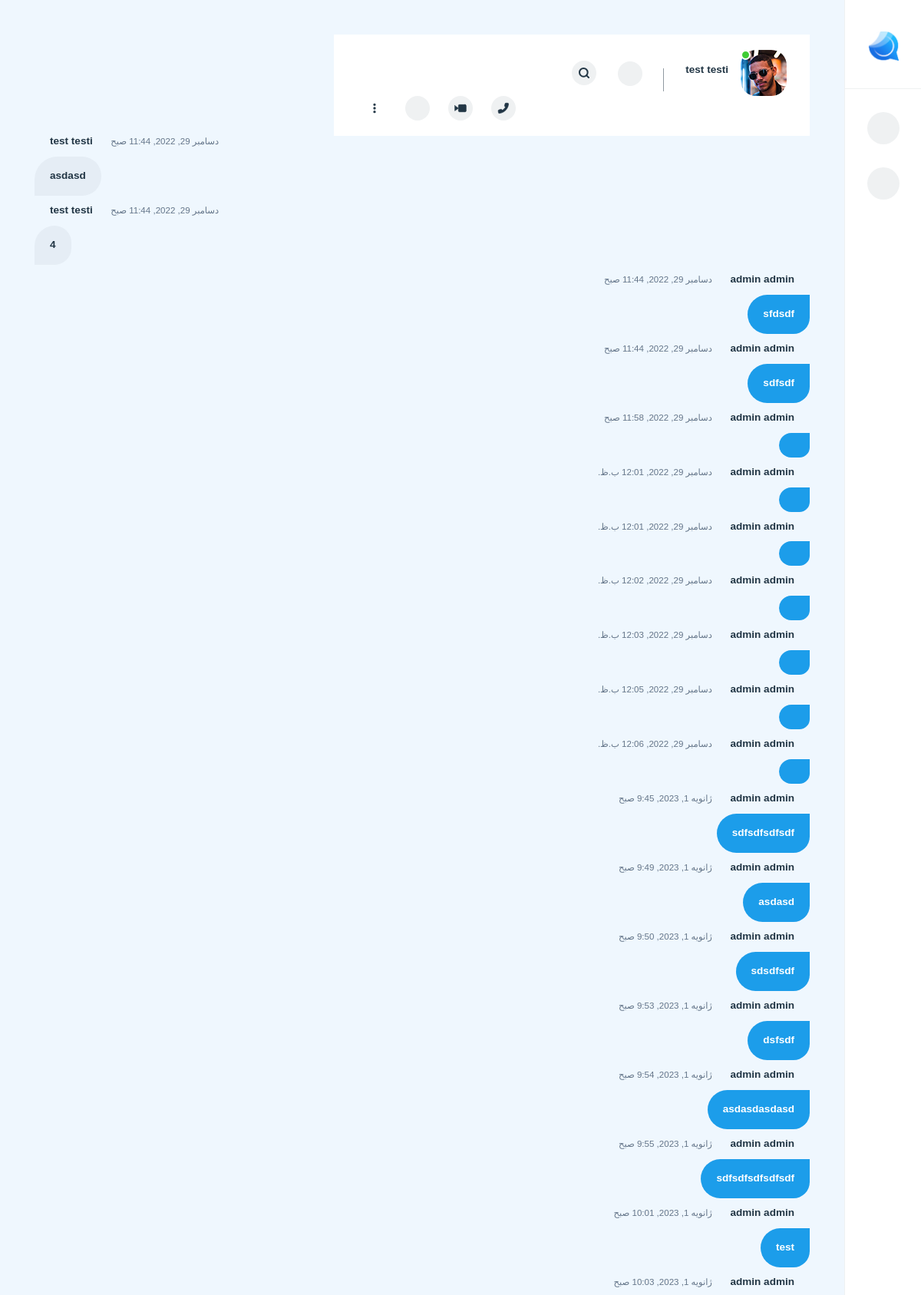
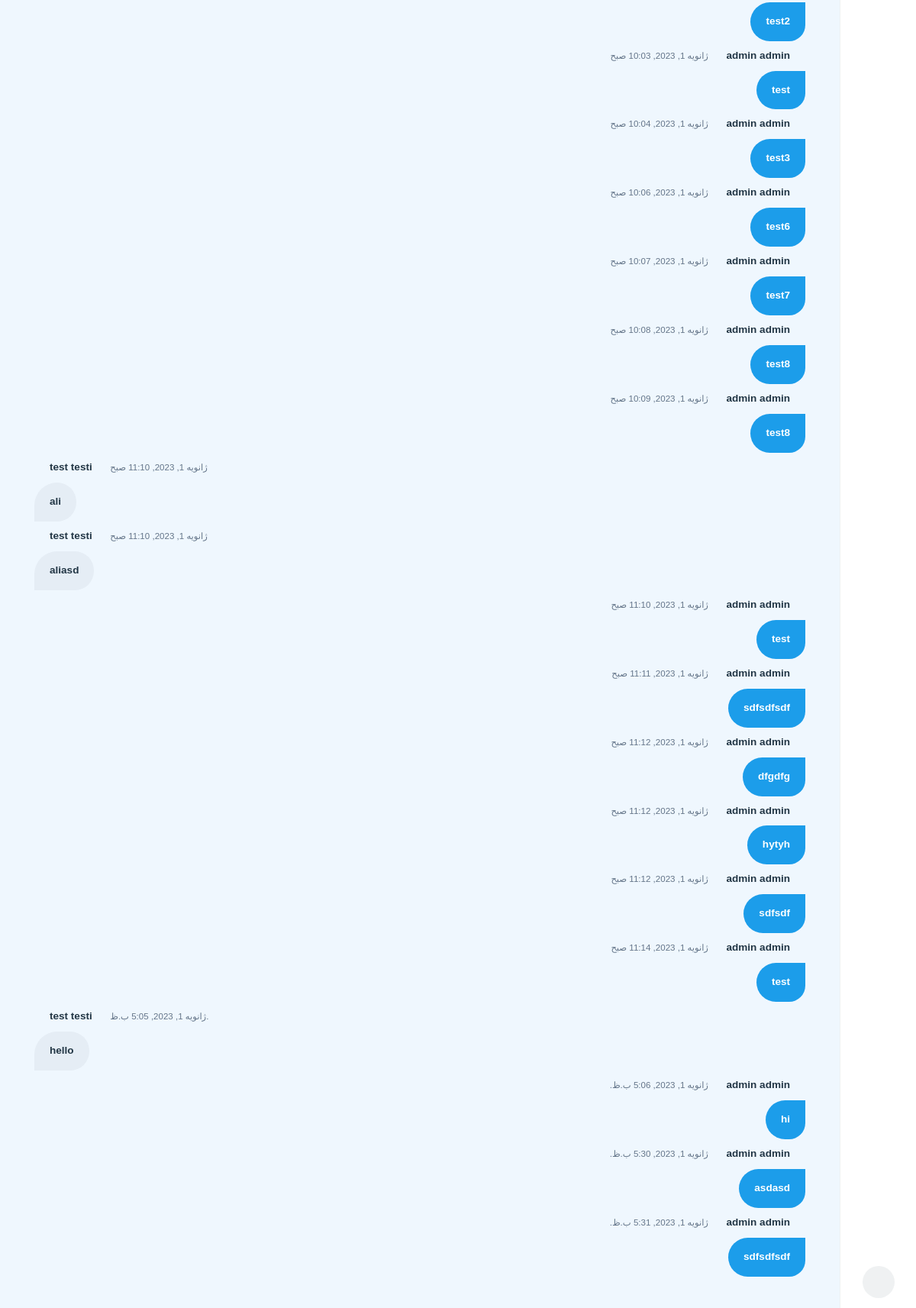
Screenshot of /chat/pv/1/ (signed in, upper part) with the database file from the repository (2 pictures, top to bottom).
### main/models.py (models this page shows)
class PVMessage(models.Model):
    created = models.DateTimeField(default = timezone.now)
    pv = models.ForeignKey(PV, on_delete=models.CASCADE, related_name='messages')
    user = models.ForeignKey(account.UserProfile, related_name='userpvmessages',on_delete=models.CASCADE)
    text = models.TextField(blank=True, null=True)
    media = models.FileField(blank=True, null=True, upload_to="pv/messages/")
    is_deleted = models.BooleanField(default=False)

### account/models.py (models this page shows, shortened)
class UserProfile(AbstractBaseUser, PermissionsMixin):
    username =  models.CharField(max_length = 12, unique = True)
    first_name = models.CharField(max_length = 50, blank = True, null = True)
    last_name = models.CharField(max_length = 50, blank = True, null = True)
    email = models.EmailField(blank = True, null = True)
    date_joined = models.DateTimeField(default = timezone.now)
    image = models.ImageField(blank=True, null=True, upload_to="accounts/images/")
    userid = models.CharField(blank=True, null=True, max_length=50, unique=True)
    username_public = models.BooleanField(default=False)
    email_public = models.BooleanField(default=False)
    image_public = models.BooleanField(default=True)
    rcode = models.CharField(blank=True, null=True, max_length=5)
    is_active = models.BooleanField(default = True, verbose_name = "فعال")
    is_staff = models.BooleanField( default = False)
    register_complete = models.BooleanField(default=False)
    objects = UserProfileManager()
    USERNAME_FIELD = 'username'
    REQUIRED_FIELDS = ['first_name', 'last_name', 'email']
    def get_full_name(self):
        return '{} {}'.format(self.first_name, self.last_name)

### chat/views.py (the view)
# urls.py: path('pv/<int:pv_id>/', views.pv_view, name="pv"),
def pv_view(request, pv_id):
    pv = main.PV.objects.filter(id=pv_id)
    if pv:
        pv = pv[0]
        if not(request.user == pv.user1 or request.user == pv.user2):
            return render(request, 'error.html')
        if request.user == pv.user1:
            contact = pv.user2.get_full_name()
        else:
            contact = pv.user1.get_full_name()
        context = {
            'pv': pv,
            'contact': contact
        }
        return render(request, 'pv.html', context)

### templates/pv.html (shortened to what this page needs)
<!DOCTYPE html>
{% load static %}
{% load jalali_tags %}
<html lang="fa">
<head>
  <link rel="stylesheet" type="text/css" href="{% static 'assets/css/date-picker.css' %}">
  <link rel="stylesheet" type="text/css" href="{% static 'assets/css/magnific-popup.css' %}">
  <link rel="stylesheet" type="text/css" href="{% static 'assets/css/style.css' %}" media="screen" id="color">
  <link rel="stylesheet" type="text/css" href="{% static 'assets/css/tour.css' %}">
  <link rel="stylesheet" href="{% static 'assets/fonts/vazir/Farsi-Digits/Vazirmatn-FD-font-face.css' %}">
  <link rel="stylesheet" href="{% static 'assets/css/custom.css' %}">
  <link rel="stylesheet" href="{% static 'assets/css/jquery.md.bootstrap.datetimepicker.style.css' %}">
</head>
<body class="rtl sidebar-active">
  <div class="chitchat-container sidebar-toggle">
    <nav class="main-nav on custom-scroll">
      <div class="logo-warpper"><a href="messenger.html"><img src="assets/images/logo/logo.png" alt="logo" /></a></div>
      <div class="sidebar-main">
        <ul class="sidebar-top">
          <li><a class="icon-btn btn-light button-effect" href="/" data-tippy-content="خانه"><i
                class="fa fa-home"> </i></a></li>
          <li><a class="icon-btn btn-light button-effect" href="settings" data-tippy-content="تنظیمات"
              > <i class="fa fa-cog"></i></a></li>
        </ul>
        <ul class="sidebar-bottom">
          <li><a class="icon-btn btn-light button-effect mode" href="#" data-tippy-content="حالت شب"
              data-intro="تغییر حالت"><i class="fa fa-moon-o"></i></a></li>
          <li></li>
        </ul>
      </div>
    </nav>
   {% block content %}
    <div class="chitchat-main small-sidebar" id="content" style="width: 100%;">
      <div class="chat-content tabto active">
        <div class="messages custom-scroll active" id="chating">
          <div class="contact-details">
            <div class="row">
              <div class="col-7">
                <div class="media left">
                  <div class="media-left mr-3">
                    <div class="profile online menu-trigger"><img class="bg-img" src="assets/images/contact/2.jpg"
                        alt="Avatar" /></div>
                  </div>
                  <div class="media-body">
                    <h5>{{contact}}</h5>
                  </div>
                  <div class="media-right">
                    <ul>
                      <li><a class="icon-btn btn-light button-effect mute" href="#"><i class="fa fa-volume-up"></i></a>
                      </li>
                      <li><a class="icon-btn btn-light search search-right" href="#"><i data-feather="search"></i></a>
                      </li>
                    </ul>
                  </div>
                </div>
              </div>
              <div class="col">
                <ul class="calls text-right">
                  <li><a class="icon-btn btn-light button-effect" href="#" data-tippy-content="تماس صوتی سریع"
                      data-toggle="modal" data-target="#audiocall"><i data-feather="phone"></i></a></li>
                  <li><a class="icon-btn btn-light button-effect" href="#" data-tippy-content="تماس تصویری سریع"
                      data-toggle="modal" data-target="#videocall"><i data-feather="video"></i></a></li>
                  <li><a class="icon-btn btn-light button-effect apps-toggle" href="#"
                      data-tippy-content="تمام برنامه ها"><i class="ti-layout-grid2"></i></a></li>
                  <li class="chat-friend-toggle"><a class="icon-btn btn-light bg-transparent button-effect outside"
                      href="#" data-tippy-content="عملیات سریع"><i data-feather="more-vertical"></i></a>
                  </li>
                </ul>
              </div>
            </div>
          </div>
          <div class="contact-chat">
            <ul class="chatappend">
            {% for i in pv.messages.all %}
            {% if not i.is_deleted %}
              <li class="{% if i.user == user %}sent{% else %}replies{% endif %}" id="{{i.id}}">
                <div class="media">
                  <div class="media-body">
                    <div class="contact-name">
                      <h5>{{i.user.get_full_name}}</h5>
                      <h6>{{i.created|to_jalali:'%H:%M'}}</h6>
                      <ul class="msg-box">
                        <li class="msg-setting-main">
                          <h5>{{i.text}}</h5>
                        </li>
                      </ul>
                    </div>
                  </div>
                </div>
              </li>
              {% endif %}
              {% endfor %}
            </ul>
          </div>
        </div>
      </div>
    </div>
    {% endblock %}
  </div>
</body>
</html>

### messenger/static/assets/css/custom.css (style rules this page uses)
body, h1, h2, h3, h4, h5, h6, div, p, a, span, input::placeholder, textarea::placeholder, select, select option, button, input, optgroup, select, textarea, ul, li, ol, table, tbody, th, tr, td, label { font-family: Vazirmatn FD, sans-serif, Arial, Helvetica, tahoma !important; text-align: right; letter-spacing: normal; }
@media (max-width: 1366px) { .sidebar-active .chitchat-container .chitchat-main.small-sidebar { width: calc(100vw - 490px); } }
.sidebar-active .chitchat-container .chitchat-main.small-sidebar { width: calc(100vw - 490px); -webkit-transition: all 0.7s; transition: all 0.7s; }
@media (max-width: 1366px) { .sidebar-active .chitchat-container .chitchat-main { width: calc(100vw - 490px); } }
.sidebar-active .chitchat-container .chitchat-main { width: calc(100vw - 490px); -webkit-transition: all 0.7s; transition: all 0.7s; }
@media (max-width: 1366px) { .sidebar-active .sidebar-toggle .main-nav.on~.chitchat-main .contact-details { width: calc(100vw - 500px); } }
.sidebar-active .sidebar-toggle .main-nav.on~.chitchat-main .contact-details { width: calc(100vw - 500px); -webkit-transition: all 0.3s ease; transition: all 0.3s ease; }
@media (max-width: 1382px) { .chitchat-main .messages .contact-details { width: calc(100% - 400px); } }
@media (max-width: 1366px) { .sidebar-active .sidebar-toggle .main-nav.on~.chitchat-main.small-sidebar .contact-details { width: calc(100vw - 580px); } }
.replies .media .media-body .contact-name .msg-box li { justify-content: flex-end; }
.main-nav { z-index: 1; }
.chitchat-main .messages .contact-details .left.media .media-right .mute i:after { top: 10px; left: 0px; }

### templates/pv.html (style rules this page uses)
.replies .media .media-body .contact-name, .replies .media .media-body .contact-name h5, .replies .media .media-body .contact-name h6 { direction: ltr; text-align: left; }

### rows the page displays
PVMessage: user.get_full_name "test testi", created|to_jalali "دسامبر 29, 2022, 11:44 صبح", text "asdasd"
PVMessage: user.get_full_name "test testi", created|to_jalali "دسامبر 29, 2022, 11:44 صبح", text "4"
PVMessage: user.get_full_name "admin admin", created|to_jalali "دسامبر 29, 2022, 11:44 صبح", text "sfdsdf"
PVMessage: user.get_full_name "admin admin", created|to_jalali "دسامبر 29, 2022, 11:44 صبح", text "sdfsdf"
PVMessage: user.get_full_name "admin admin", created|to_jalali "دسامبر 29, 2022, 11:58 صبح"
PVMessage: user.get_full_name "admin admin", created|to_jalali "دسامبر 29, 2022, 12:01 ب.ظ."
PVMessage: user.get_full_name "admin admin", created|to_jalali "دسامبر 29, 2022, 12:01 ب.ظ."
PVMessage: user.get_full_name "admin admin", created|to_jalali "دسامبر 29, 2022, 12:02 ب.ظ."
PVMessage: user.get_full_name "admin admin", created|to_jalali "دسامبر 29, 2022, 12:03 ب.ظ."
PVMessage: user.get_full_name "admin admin", created|to_jalali "دسامبر 29, 2022, 12:05 ب.ظ."
PVMessage: user.get_full_name "admin admin", created|to_jalali "دسامبر 29, 2022, 12:06 ب.ظ."
PVMessage: user.get_full_name "admin admin", created|to_jalali "ژانویه 1, 2023, 9:45 صبح", text "sdfsdfsdfsdf"
PVMessage: user.get_full_name "admin admin", created|to_jalali "ژانویه 1, 2023, 9:49 صبح", text "asdasd"
PVMessage: user.get_full_name "admin admin", created|to_jalali "ژانویه 1, 2023, 9:50 صبح", text "sdsdfsdf"
PVMessage: user.get_full_name "admin admin", created|to_jalali "ژانویه 1, 2023, 9:53 صبح", text "dsfsdf"
PVMessage: user.get_full_name "admin admin", created|to_jalali "ژانویه 1, 2023, 9:54 صبح", text "asdasdasdasd"
PVMessage: user.get_full_name "admin admin", created|to_jalali "ژانویه 1, 2023, 9:55 صبح", text "sdfsdfsdfsdfsdf"
PVMessage: user.get_full_name "admin admin", created|to_jalali "ژانویه 1, 2023, 10:01 صبح", text "test"
PVMessage: user.get_full_name "admin admin", created|to_jalali "ژانویه 1, 2023, 10:03 صبح", text "test2"
PVMessage: user.get_full_name "admin admin", created|to_jalali "ژانویه 1, 2023, 10:03 صبح", text "test"
PVMessage: user.get_full_name "admin admin", created|to_jalali "ژانویه 1, 2023, 10:04 صبح", text "test3"
PVMessage: user.get_full_name "admin admin", created|to_jalali "ژانویه 1, 2023, 10:06 صبح", text "test6"
PVMessage: user.get_full_name "admin admin", created|to_jalali "ژانویه 1, 2023, 10:07 صبح", text "test7"
PVMessage: user.get_full_name "admin admin", created|to_jalali "ژانویه 1, 2023, 10:08 صبح", text "test8"
PVMessage: user.get_full_name "admin admin", created|to_jalali "ژانویه 1, 2023, 10:09 صبح", text "test8"
PVMessage: user.get_full_name "test testi", created|to_jalali "ژانویه 1, 2023, 11:10 صبح", text "ali"
PVMessage: user.get_full_name "test testi", created|to_jalali "ژانویه 1, 2023, 11:10 صبح", text "aliasd"
PVMessage: user.get_full_name "admin admin", created|to_jalali "ژانویه 1, 2023, 11:10 صبح", text "test"
PVMessage: user.get_full_name "admin admin", created|to_jalali "ژانویه 1, 2023, 11:11 صبح", text "sdfsdfsdf"
PVMessage: user.get_full_name "admin admin", created|to_jalali "ژانویه 1, 2023, 11:12 صبح", text "dfgdfg"
PVMessage: user.get_full_name "admin admin", created|to_jalali "ژانویه 1, 2023, 11:12 صبح", text "hytyh"
PVMessage: user.get_full_name "admin admin", created|to_jalali "ژانویه 1, 2023, 11:12 صبح", text "sdfsdf"
PVMessage: user.get_full_name "admin admin", created|to_jalali "ژانویه 1, 2023, 11:14 صبح", text "test"
PVMessage: user.get_full_name "test testi", created|to_jalali "ژانویه 1, 2023, 5:05 ب.ظ.", text "hello"
PVMessage: user.get_full_name "admin admin", created|to_jalali "ژانویه 1, 2023, 5:06 ب.ظ.", text "hi"
PVMessage: user.get_full_name "admin admin", created|to_jalali "ژانویه 1, 2023, 5:30 ب.ظ.", text "asdasd"
PVMessage: user.get_full_name "admin admin", created|to_jalali "ژانویه 1, 2023, 5:31 ب.ظ.", text "sdfsdfsdf"

### other values shown
{{ contact }} "test testi"
